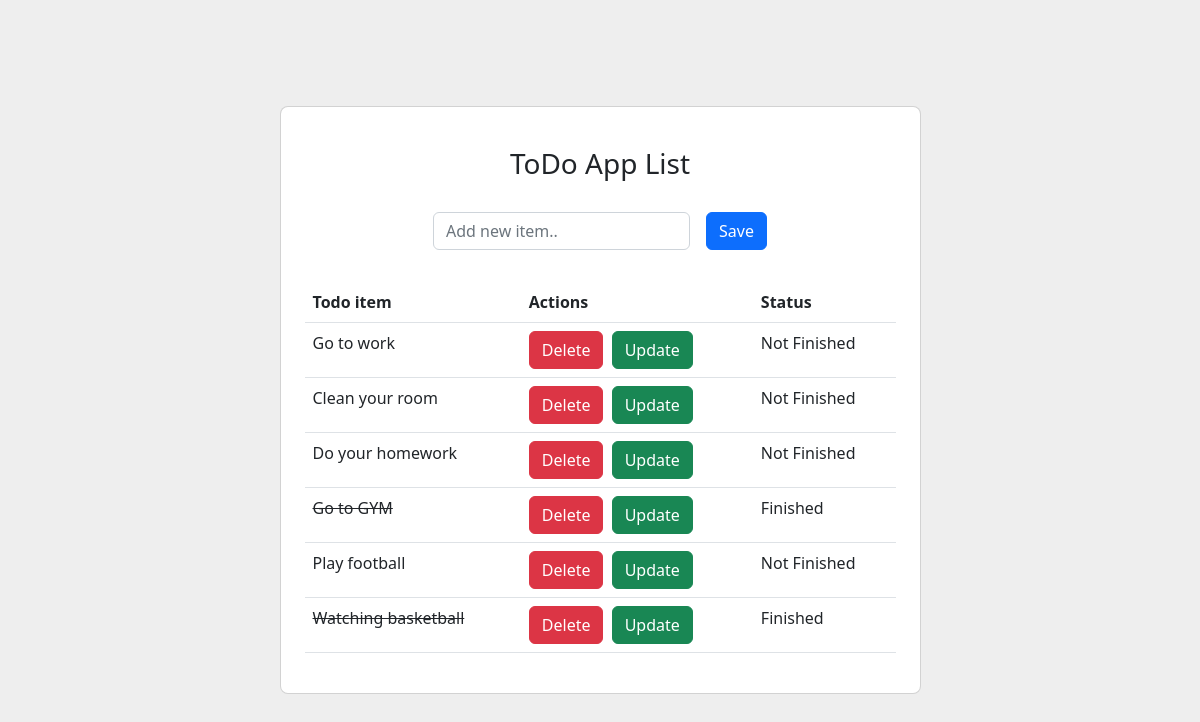
The page / on the database its author committed.
### tasks/models.py (models this page shows)
class Task(models.Model):
    title = models.CharField(max_length = 200)
    complete = models.BooleanField(default = False)
    date_created = models.DateTimeField(auto_now_add = True)
    def __str__(self):
        return self.title

### tasks/views.py (the view)
# urls.py: path('',views.list , name='list'),
def list(request):
    form = TaskForm()
    if request.method == 'POST':
        form = TaskForm(request.POST)
        if form.is_valid():
            form.save()
        return redirect('/')
    context = {'tasks':Task.objects.all(), 'form':TaskForm()}
    return render(request,'list.html', context)

### tasks/forms.py
class TaskForm(forms.ModelForm):
    title = forms.CharField( widget=forms.TextInput(attrs={'placeholder':'Add new item..' , 'class':'form-control' }))
    class Meta:
        model = Task
        fields = '__all__'

### tasks/templates/list.html (shortened to what this page needs)
<!DOCTYPE html>
<html lang="en">
  <head>
    <link
      href="https://cdn.jsdelivr.net/npm/bootstrap@5.2.3/dist/css/bootstrap.min.css"
      rel="stylesheet"
    />
  </head>
  <body>
    <section class="vh-100" style="background-color: #eee">
      <div class="container py-5 h-100">
        <div class="row d-flex justify-content-center align-items-center h-100">
          <div class="col col-lg-9 col-xl-7">
            <div class="card rounded-3">
              <div class="card-body p-4">
                <h3 class="text-center my-3 pb-3">ToDo App List</h3>
                <form
                  class="row row-cols-lg-auto g-3 justify-content-center align-items-center mb-4 pb-2"
                  method="post"
                  action=""
                >
                  <div class="col-12">
                    <div class="form-outline">
                      {{form.title}}
                    </div>
                  </div>
                  <div class="col-12">
                    <button type="submit" class="btn btn-primary">Save</button>
                  </div>
                </form>
                <table class="table mb-3">
                  <thead>
                    <tr>
                      <th scope="col">Todo item</th>
                      <th scope="col">Actions</th>
                      <th scope="col">Status</th>
                    </tr>
                  </thead>
                  <tbody>
                    {% for task in tasks %}
                    <tr>
                      <td>
                        {% if task.complete == True %}
                        <strike>{{task}}</strike>
                        {% else %}
                        <span>{{task}}</span>
                        {% endif %}
                      </td>
                      <td>
                        <a
                          class="btn btn-danger"
                          href="{% url 'delete' task.id %}"
                          >Delete</a
                        >
                        <a
                          class="btn btn-success ms-1"
                          href="{% url 'update_task' task.id %}"
                          >Update</a
                        >
                      </td>
                      <td>
                        {% if task.complete == True %}
                        <span>Finished</span>
                        {% else %}
                        <span>Not Finished</span>
                        {% endif %}
                      </td>
                    </tr>
                    {% endfor %}
                  </tbody>
                </table>
              </div>
            </div>
          </div>
        </div>
      </div>
    </section>
  </body>
</html>

### rows shown on the page
Task: title "Go to work", complete "Not Finished"
Task: title "Clean your room", complete "Not Finished"
Task: title "Do your homework", complete "Not Finished"
Task: title "Go to GYM", complete "Finished"
Task: title "Play football", complete "Not Finished"
Task: title "Watching basketball", complete "Finished"
